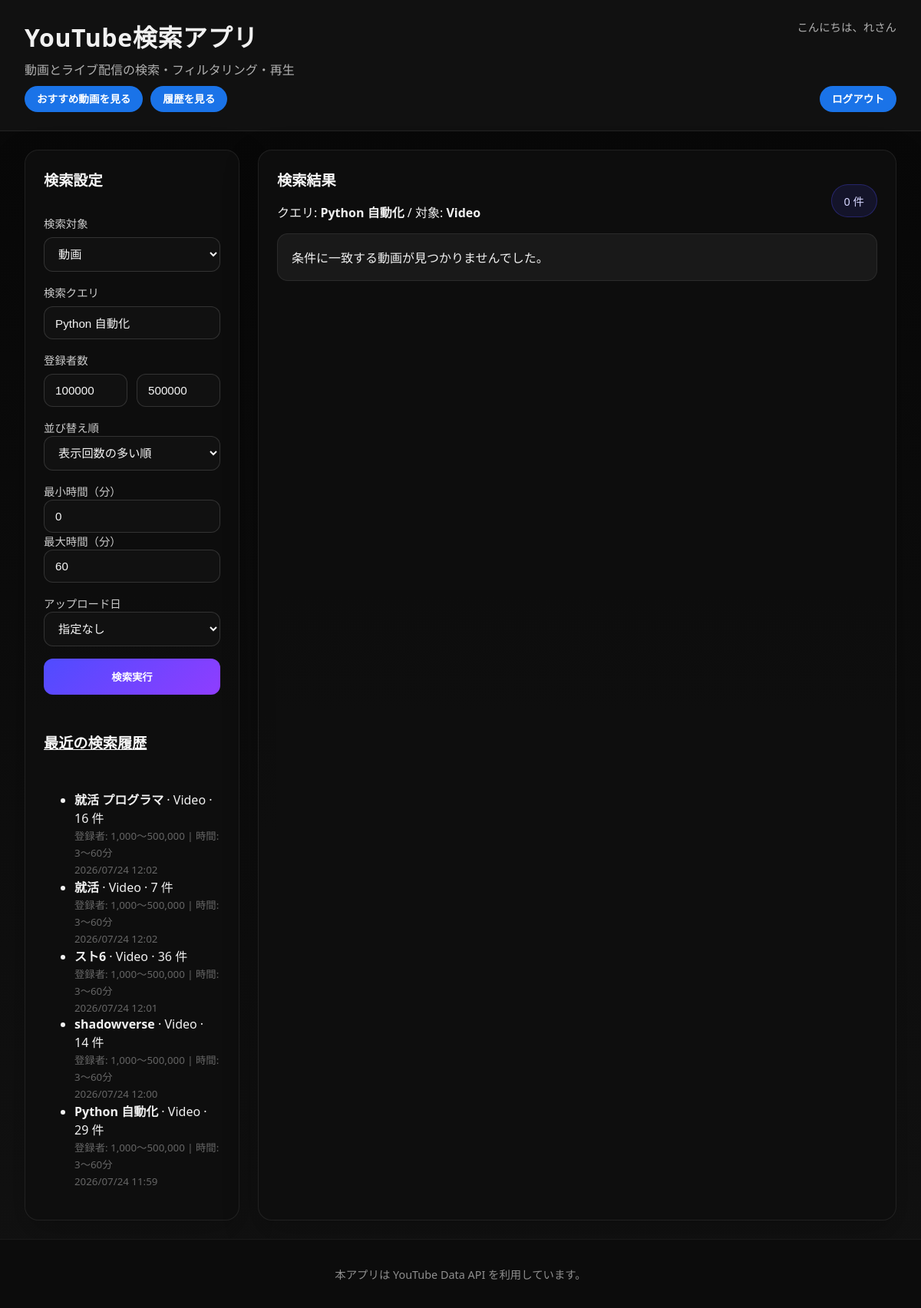
The page / (signed in) on the database its author committed.
### youtube_app/models.py (models this page shows, shortened)
class SearchHistory(models.Model):
    target = models.CharField(max_length=16, default='video')
    query = models.CharField(max_length=255)
    order = models.CharField(max_length=32, default='viewCount')
    lower_threshold = models.PositiveIntegerField(default=100000)
    upper_threshold = models.PositiveIntegerField(default=500000)
    min_duration = models.PositiveIntegerField(default=0)
    max_duration = models.PositiveIntegerField(default=60)
    date_option = models.CharField(max_length=16, default='none')
    results_count = models.PositiveIntegerField(default=0)
    created_at = models.DateTimeField(auto_now_add=True)
    user = models.ForeignKey(User, on_delete=models.CASCADE, related_name='search_histories', null=True, blank=True)
    class Meta:
        ordering = ['-created_at']

### youtube_app/views.py (the view, shortened to what this page needs)
# urls.py: path('', views.search_view, name='search'),
def search_view(request):
    if not request.GET and 'last_search_params' in request.session:
        saved_params = request.session['last_search_params']
        context = get_query_parameters(request) # デフォルト値で初期化
        context.update(saved_params)            # 保存されていた値で上書き
    else:
        context = get_query_parameters(request)
    context['base_query_string'] = build_query_string_without_select(request)
    context['is_video_mode'] = context['target'] == 'video'
    context['results'] = []
    context['error_message'] = ''
    favorite_lists = []
    if request.user.is_authenticated:
        for i in range(1, 6):
            obj, created = FavoriteList.objects.get_or_create(
                user=request.user, index=i,
                defaults={'name': f'リスト {i}'}
            )
            favorite_lists.append(obj)
    context['favorite_lists'] = favorite_lists
    context['recent_history'] = SearchHistory.objects.filter(user=request.user)[:5] if request.user.is_authenticated else []
    return render(request, 'youtube_app/search.html', context)

### youtube_app/views.py (called while the page is built)
def get_query_parameters(request: HttpRequest) -> dict:
    return {
        'target': request.GET.get('target', 'video'),
        'query': request.GET.get('query', 'Python 自動化'),
        'order': request.GET.get('order', 'viewCount'),
        'lower_threshold': int(request.GET.get('lower_threshold', 100000) or 100000),
        'upper_threshold': int(request.GET.get('upper_threshold', 500000) or 500000),
        'min_duration': int(request.GET.get('min_duration', 0) or 0),
        'max_duration': int(request.GET.get('max_duration', 60) or 60),
        'date_option': request.GET.get('date_option', 'none'),
        'selected_video_id': request.GET.get('select', ''),
    }

def build_query_string_without_select(request):
    params = request.GET.copy()
    params.pop('select', None)
    return params.urlencode()

### youtube_app/templates/youtube_app/search.html (shortened to what this page needs)
{% load static humanize %}
<!DOCTYPE html>
<html lang="ja">
<head>
    <link rel="stylesheet" href="{% static 'youtube_app/style.css' %}">
</head>
<body>
    <div class="page-shell">
        <header class="app-header">
            <div style="display: flex; justify-content: space-between; align-items: flex-start; margin-bottom: 10px;">
                <div>
                    <h1>YouTube検索アプリ</h1>
                    <p>動画とライブ配信の検索・フィルタリング・再生</p>
                </div>
                {% if user.is_authenticated %}
                    <p style="font-size: 0.9em; margin: 0;">こんにちは、{{ user.username }}さん</p>
                {% else %}
                    <p style="font-size: 0.9em; margin: 0; color: #aaa;">ゲストとして閲覧中</p>
                {% endif %}
            </div>
            <div style="margin-top: 10px; display: flex; justify-content: space-between; align-items: center;">
                <div style="display: flex; gap: 10px;">
                    {% if user.is_authenticated %}
                        <a href="{% url 'youtube_app:recommendations' %}" class="select-button">おすすめ動画を見る</a>
                        <a href="{% url 'youtube_app:history' %}" class="select-button">履歴を見る</a>
                    {% else %}
                        <a href="{% url 'youtube_app:login' %}" class="select-button">ログインして全機能を使う</a>
                    {% endif %}
                </div>
                {% if user.is_authenticated %}
                    <a href="{% url 'youtube_app:logout' %}" class="select-button">ログアウト</a>
                {% else %}
                    <a href="{% url 'youtube_app:signup' %}" class="select-button">新規アカウント作成</a>
                {% endif %}
            </div>
        </header>
        <main class="layout-grid">
            <section class="panel sidebar-panel">
                <div class="panel-card">
                    <h2>検索設定</h2>
                    <form method="get" class="search-form">
                        <div class="field-group">
                            <label>検索対象</label>
                            <select id="target" name="target">
                                <option value="video" {% if target == 'video' %}selected{% endif %}>動画</option>
                            </select>
                        </div>
                        <div class="field-group">
                            <label for="query">検索クエリ</label>
                            <input id="query" name="query" type="text" value="{{ query }}" placeholder="例: Python 自動化">
                        </div>
                        <div class="field-group">
                            <label>登録者数</label>
                            <div class="range-inputs">
                                <input name="lower_threshold" type="number" min="0" value="{{ lower_threshold }}" placeholder="下限">
                                <input name="upper_threshold" type="number" min="0" value="{{ upper_threshold }}" placeholder="上限">
                            </div>
                        </div>
                        <div class="field-group video-filter">
                            <label for="sort">並び替え順</label>
                            <select id="sort" name="order">
                                <option value="viewCount" {% if order == 'viewCount' %}selected{% endif %}>表示回数の多い順</option>
                            </select>
                        </div>
                        <div class="field-group columns-2 video-filter">
                            <div>
                                <label for="min_duration">最小時間（分）</label>
                                <input id="min_duration" name="min_duration" type="number" min="0" value="{{ min_duration }}">
                            </div>
                            <div>
                                <label for="max_duration">最大時間（分）</label>
                                <input id="max_duration" name="max_duration" type="number" min="0" value="{{ max_duration }}">
                            </div>
                        </div>
                        <div class="field-group video-filter">
                            <label for="date_option">アップロード日</label>
                            <select id="date_option" name="date_option">
                                <option value="none" {% if date_option == 'none' %}selected{% endif %}>指定なし</option>
                            </select>
                        </div>
                        <div class="actions">
                            <button type="submit" class="primary-button">検索実行</button>
                        </div>
                    </form>
                </div>
                {% if user.is_authenticated %}
                    <div class="panel-card history-panel">
                        <h2><a href="{% url 'youtube_app:history' %}" style="color: inherit; text-decoration: underline;">最近の検索履歴</a></h2>
                        {% if recent_history %}
                            <ul class="history-list">
                                {% for history in recent_history %}
                                    <li>
                                        <strong>{{ history.query }}</strong> · {{ history.target|title }} · {{ history.results_count }} 件<br>
                                        <small style="color: #666;">
                                            登録者: {{ history.lower_threshold|intcomma }}〜{{ history.upper_threshold|intcomma }}
                                            {% if history.target == 'video' %}| 時間: {{ history.min_duration }}〜{{ history.max_duration }}分{% endif %}<br>
                                            {{ history.created_at|date:'Y/m/d H:i' }}
                                        </small>
                                    </li>
                                {% endfor %}
                            </ul>
                        {% else %}
                            <div class="message info">検索履歴はまだありません。</div>
                        {% endif %}
                    </div>
                {% endif %}
            </section>
            <section class="panel results-panel">
                <div class="panel-card">
                    <div class="results-header">
                        <div>
                            <h2>検索結果</h2>
                            <p>クエリ: <strong>{% if query %}{{ query }}{% else %}-{% endif %}</strong> / 対象: <strong>{{ target|title }}</strong></p>
                        </div>
                        <div class="status-pill">{{ results|length }} 件</div>
                    </div>
                    {% if not results %}
                        <div class="message info">条件に一致する動画が見つかりませんでした。</div>
                    {% endif %}
                </div>
            </section>
        </main>
        <footer class="app-footer">
            <p>本アプリは YouTube Data API を利用しています。</p>
        </footer>
    </div>
</body>
</html>

### youtube_app/static/youtube_app/style.css (style rules this page uses)
:root { color-scheme: dark; color: #f5f5f5; background: #040404; font-family: 'Segoe UI', 'Helvetica Neue', Arial, 'Noto Sans JP', sans-serif; }
* { box-sizing: border-box; }
body { margin: 0; min-height: 100vh; background: linear-gradient(180deg, #070707 0%, #121212 100%); color: #f1f1f1; }
.page-shell { display: flex; flex-direction: column; min-height: 100vh; }
.app-header { padding: 24px 32px; background: #111; border-bottom: 1px solid rgba(255, 255, 255, 0.08); }
.app-header h1 { margin: 0; font-size: 2rem; letter-spacing: 0.02em; }
.app-header p { margin: 8px 0 0; color: #b0b0b0; }
.layout-grid { display: grid; gap: 24px; padding: 24px 32px; grid-template-columns: 280px minmax(0, 1fr); flex: 1; }
.panel { background: rgba(15, 15, 15, 0.92); border: 1px solid rgba(255, 255, 255, 0.08); border-radius: 18px; box-shadow: 0 16px 45px rgba(0, 0, 0, 0.25); }
.results-panel { min-height: auto; }
.panel-card { padding: 24px; }
.sidebar-panel .panel-card { display: flex; flex-direction: column; gap: 16px; }
.panel h2 { margin: 0 0 16px; font-size: 1.2rem; color: #f8f8f8; }
.field-group { display: flex; flex-direction: column; gap: 8px; margin-bottom: 16px; }
.field-group label { color: #ccc; font-size: 0.9rem; }
.field-group input, .field-group select { border: 1px solid rgba(255, 255, 255, 0.14); border-radius: 12px; background: #111; color: #f5f5f5; padding: 12px 14px; font-size: 0.95rem; width: 100%; min-width: 0; }
.field-group input::placeholder { color: #6d6d6d; }
.columns-2, .range-inputs, .field-group { min-width: 0; }
.columns-2 { display: grid; gap: 12px; grid-template-columns: 1fr 1fr; }
.range-inputs { display: grid; gap: 12px; grid-template-columns: 1fr 1fr; }
.actions { display: flex; justify-content: stretch; min-width: 0; }
.primary-button { width: 100%; border: none; border-radius: 12px; padding: 14px 18px; background: linear-gradient(135deg, #4f4cff, #8f3dff); color: #fff; font-weight: 700; cursor: pointer; transition: transform 0.2s ease, box-shadow 0.2s ease; }
.results-header { display: flex; justify-content: space-between; align-items: center; gap: 16px; }
.status-pill { background: rgba(79, 76, 255, 0.12); border: 1px solid rgba(79, 76, 255, 0.3); border-radius: 999px; padding: 10px 16px; color: #d6d6ff; font-size: 0.9rem; }
.message { padding: 18px; border-radius: 14px; margin-bottom: 18px; }
.message.info { background: rgba(255, 255, 255, 0.05); border: 1px solid rgba(255, 255, 255, 0.08); }
.select-button { background-color: #1a73e8; color: #ffffff; border-radius: 999px; padding: 10px 16px; font-size: 0.85em; font-weight: bold; text-decoration: none; display: inline-flex; align-items: center; justify-content: center; text-align: center; box-sizing: border-box; line-height: 1; }
.app-footer { padding: 20px 32px; text-align: center; color: #8f8f8f; font-size: 0.9rem; background: #0c0c0c; border-top: 1px solid rgba(255, 255, 255, 0.06); }

### rows shown on the page
SearchHistory: query "就活 プログラマ", target "Video", results_count "16", lower_threshold "1,000", upper_threshold "500,000", min_duration "3", max_duration "60", created_at "2026/07/24 12:02"
SearchHistory: query "就活", target "Video", results_count "7", lower_threshold "1,000", upper_threshold "500,000", min_duration "3", max_duration "60", created_at "2026/07/24 12:02"
SearchHistory: query "スト6", target "Video", results_count "36", lower_threshold "1,000", upper_threshold "500,000", min_duration "3", max_duration "60", created_at "2026/07/24 12:01"
SearchHistory: query "shadowverse", target "Video", results_count "14", lower_threshold "1,000", upper_threshold "500,000", min_duration "3", max_duration "60", created_at "2026/07/24 12:00"
SearchHistory: query "Python 自動化", target "Video", results_count "29", lower_threshold "1,000", upper_threshold "500,000", min_duration "3", max_duration "60", created_at "2026/07/24 11:59"

### other values the page prints
{{ user.username }} "れ"
{{ target|title }} "Video"
{{ results|length }} "0"
